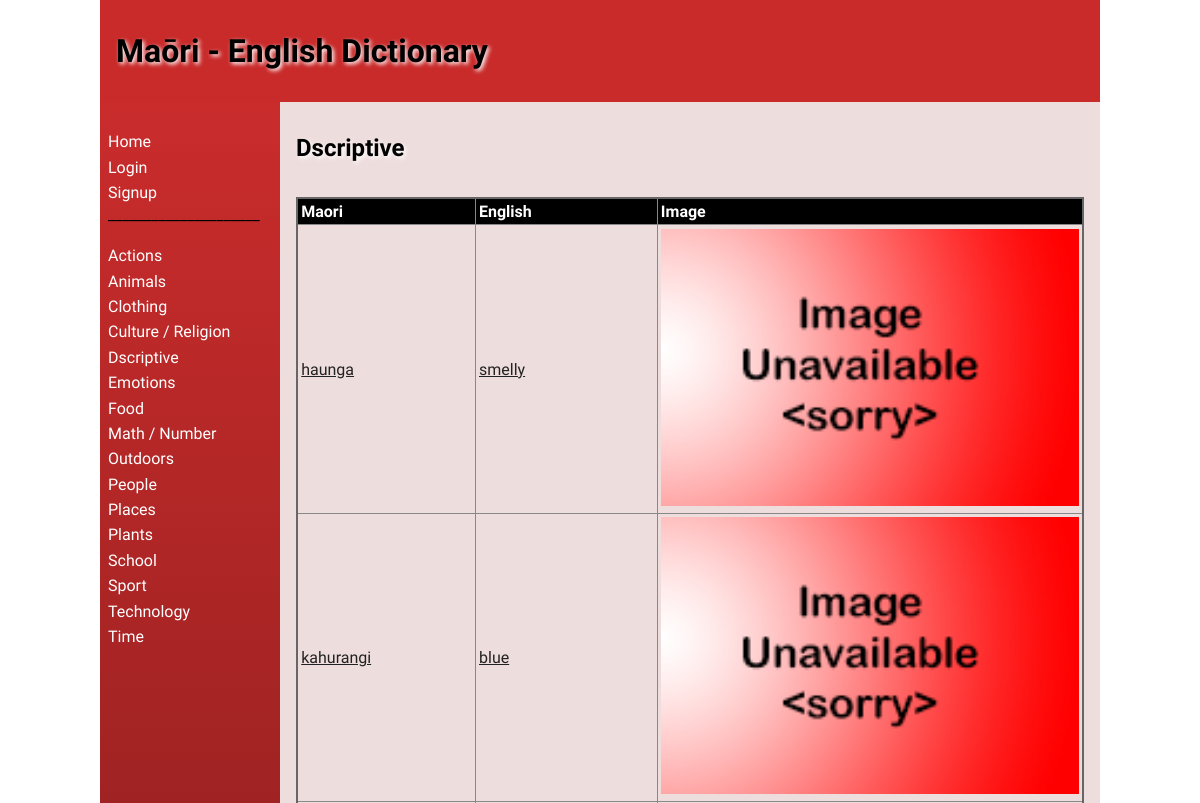
Page /category/5 (upper part) on the earlier database version.
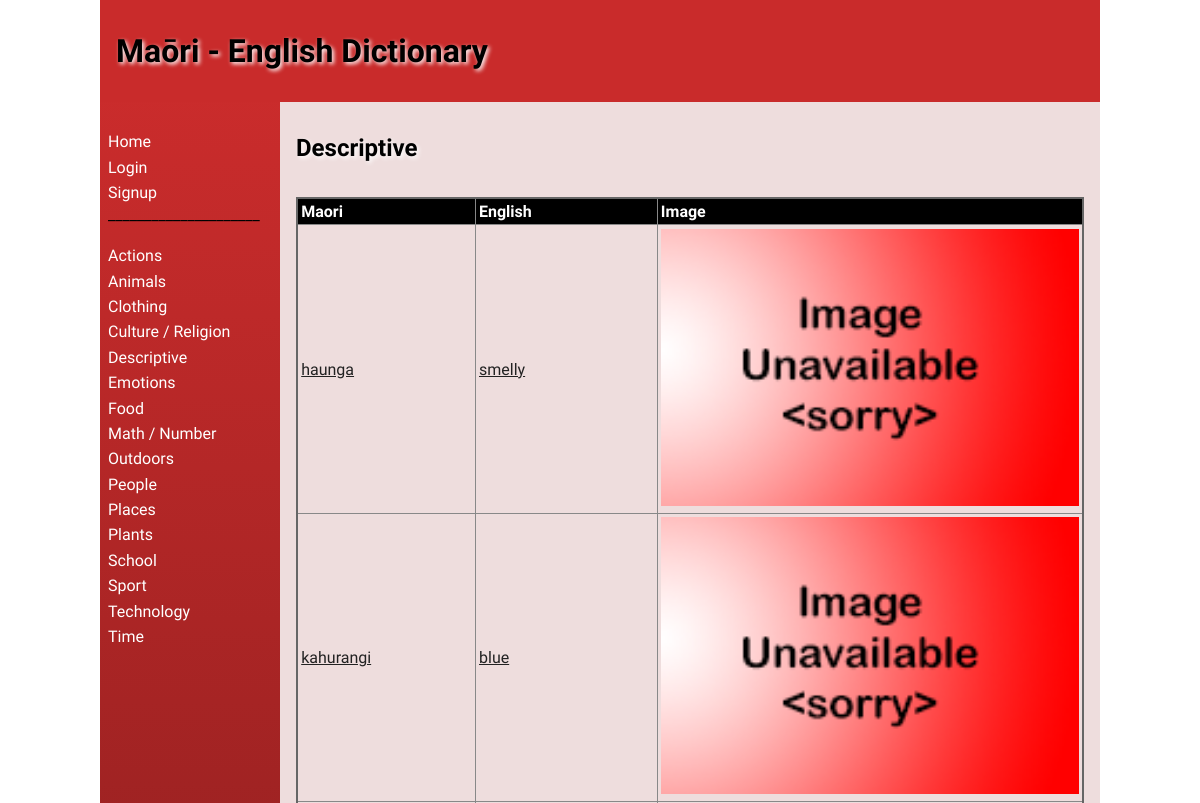
Same page on the later database version.
### tables this page shows
CREATE TABLE "categories"
(
    id   INTEGER
        constraint categories_pk
            primary key autoincrement,
    name varchar(30)
);

CREATE TABLE "product"
(
    id          INTEGER
        constraint product_pk
            primary key autoincrement,
    maori       varchar(30),
    english     varchar(30),
    category_id INTEGER,
    description varchar(300),
    level       INTEGER,
    image       varchar(30),
    user_id     INTEGER
        references user,
    date_added  date
);

### app.py (the view)
@app.route('/category/<cat_id>')
def render_category_page(cat_id):
    con = create_connection(DATABASE)
    query = "SELECT * FROM categories WHERE id=?"
    cur = con.cursor()
    cur.execute(query, (cat_id,))
    cur_category = cur.fetchall()
    query = "SELECT * FROM product WHERE category_id=?"
    cur = con.cursor()  # You need this lin next
    cur.execute(query, (cat_id,))  # this line executes the query
    translation_list = cur.fetchall()  # puts the results into a list usable in python
    con.close()
    return render_template("category.html", logged_in=is_logged_in(),
                           user_data=user_id_conversion(session.get("user_id")), all_categories=get_categories(),
                           modify=edit(),
                           words_found=translation_list, cat_data=cur_category)

### app.py (called while the page is built)
def create_connection(db_file):
    try:
        connection = sqlite3.connect(db_file)
        return connection
    except Error as e:
        print(e)
    return None

def edit():
    if session.get("modify") == 1:
        print("Is a teacher")
        return True
    else:
        print("is not a teacher")
        return False

def get_categories():
    con = create_connection(DATABASE)
    query = "SELECT id, name FROM categories"
    cur = con.cursor()
    cur.execute(query)
    category_list = cur.fetchall()
    con.close()
    return category_list

def is_logged_in():
    if session.get('email') is None:
        print('not logged in')
        return False
    else:
        print('logged in')
        return True

def user_id_conversion(user_id):
    con = create_connection(DATABASE)
    query = "SELECT * FROM user where id=?"
    cur = con.cursor()
    cur.execute(query, (user_id, ))
    return_name = cur.fetchall()
    print(return_name)
    con.close()
    return return_name

### templates/category.html (shortened to what this page needs)
{% extends 'base.html' %}
{% block heading %}Maōri - English Dictionary{% endblock %}
{% block main %}
<div class="">
    <h2>{{ cat_data[0][1] }}</h2>
    <br>
    <table>
        <tr>
            <th>Maori</th>
            <th>English</th>
            <th>Image</th>
        </tr>
        {% for word in words_found %}
        <tr class="">
            <td><a href="\dictionary/{{ word[0] }}">{{ word[1] }}</a></td>
            <td><a href="\dictionary/{{ word[0] }}">{{ word[2] }}</a></td>
            <td><img src="/static/images/{{ word[6] }}"></td>
        </tr>
        {% endfor %}
    </table>
</div>
{% endblock %}

### templates/base.html (shortened to what this page needs)
<!doctype html>
<html lang="en">
<head>
    <link href="{{ url_for('static', filename='css/style.css') }}" rel="stylesheet">
</head>
<body>
<div id="container">
    <header>
        <h1>{% block heading %}Maori Dictionary{% endblock %}</h1>
    </header>
    <nav>
        <ul>
            <li><a href="\">Home</a></li>
            {% if not logged_in %}
                <li><a href="\login">Login</a></li>
                <li><a href="\signup">Signup</a></li>
            {% else %}
                <li><a href="\logout">Logout</a></li>
            {% endif %}
            <p4>_____________________</p4>
            <br>
            <br>
            {% for category in all_categories %}
            <li><a href="\category/{{ category[0] }}">{{ category[1] }}</a></li>
            {% endfor %}
        </ul>
    </nav>
    <main>
        {% block main%}{% endblock %}
    </main>
</div>
</body>
</html>

### static/css/style.css (style rules this page uses)
* { font-family: Comfortaa, sans-serif; margin: 0; padding: 0; box-sizing: border-box; }
#container { display: grid; grid-template-columns: 75px auto; grid-template-areas: 'nav header' 'main main' 'footer footer'; }
header { grid-area: header; background-color: rgba(193, 9, 9, 0.86); padding: 1rem; }
nav { grid-area: nav; }
main { grid-area: main; padding: 1rem; background-color: #edd; }
h1, h2, h3, h4 { padding: 1rem 0; font-family: 'Suez One', serif; color: #000; text-shadow: 2px 2px 4px #fff; }
a { color: #222; }
img { width: 100%; }
table { width: 100%; border: 2px solid #666; border-collapse: collapse; }
th, td { border: 1px solid #888; padding: 0.2rem; text-align: left; }
th { background-color: #000; color: #fff; }
@media only screen and (min-width: 768px) { #container { grid-template-columns: 180px auto; grid-template-areas: 'header header' 'nav main' 'footer footer'; } }
@media only screen and (min-width: 768px) { nav { background: linear-gradient(180deg, rgba(193, 9, 9, 0.86) 0%, rgba(0, 0, 0, 1) 50%, rgba(193, 9, 9, 0.86) 100%); padding: 0.5rem; } }
@media only screen and (min-width: 768px) { nav ul { list-style: none; } }
@media only screen and (min-width: 768px) { nav li { padding: 0.2rem 0; } }
@media only screen and (min-width: 768px) { nav a { color: #fff; text-decoration: none; } }
@media only screen and (min-width: 1000px) { #container { width: 1000px; margin: auto; } }

Differences in the rows shown:
changed categories: name "Dscriptive" → "Descriptive"
